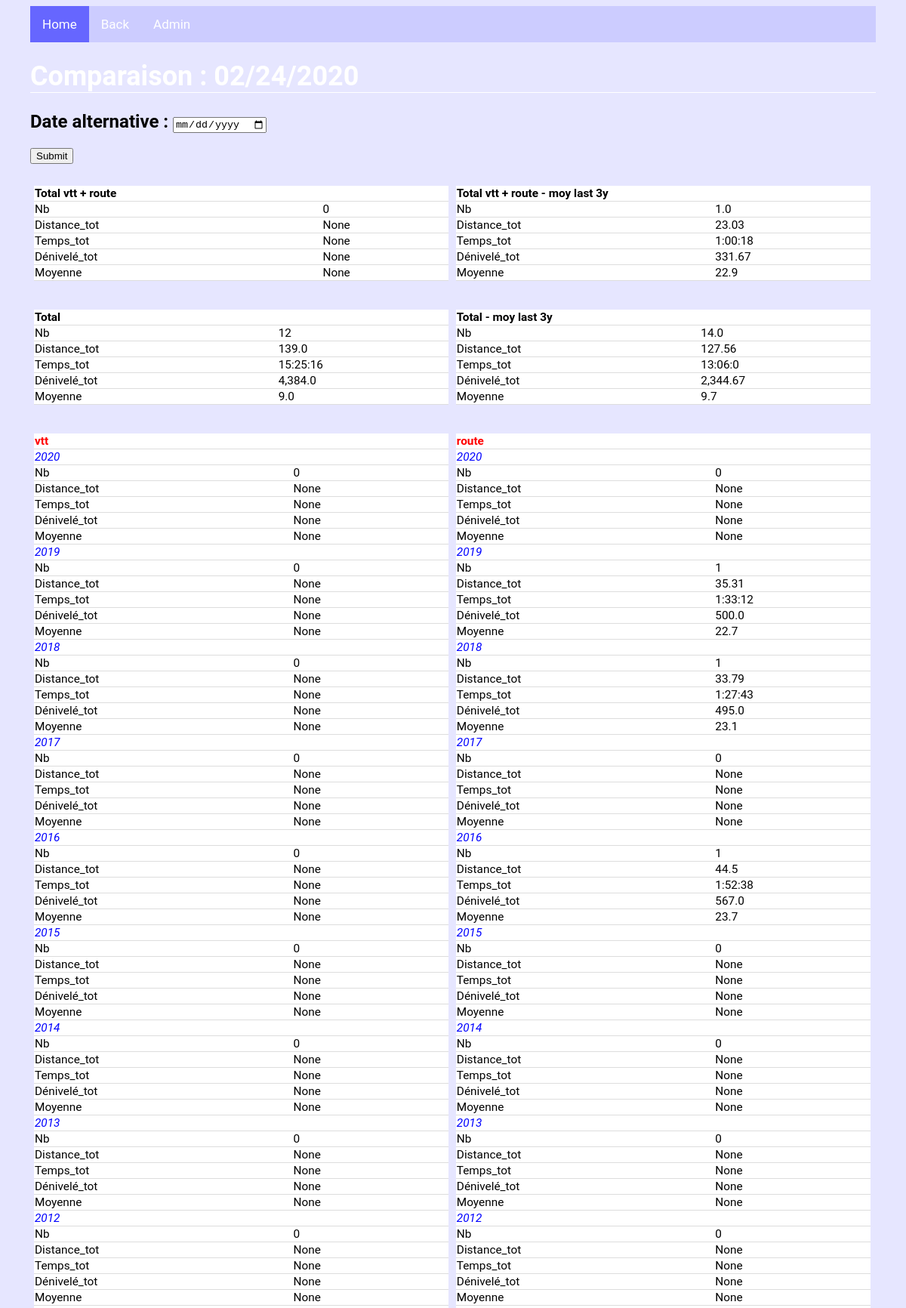
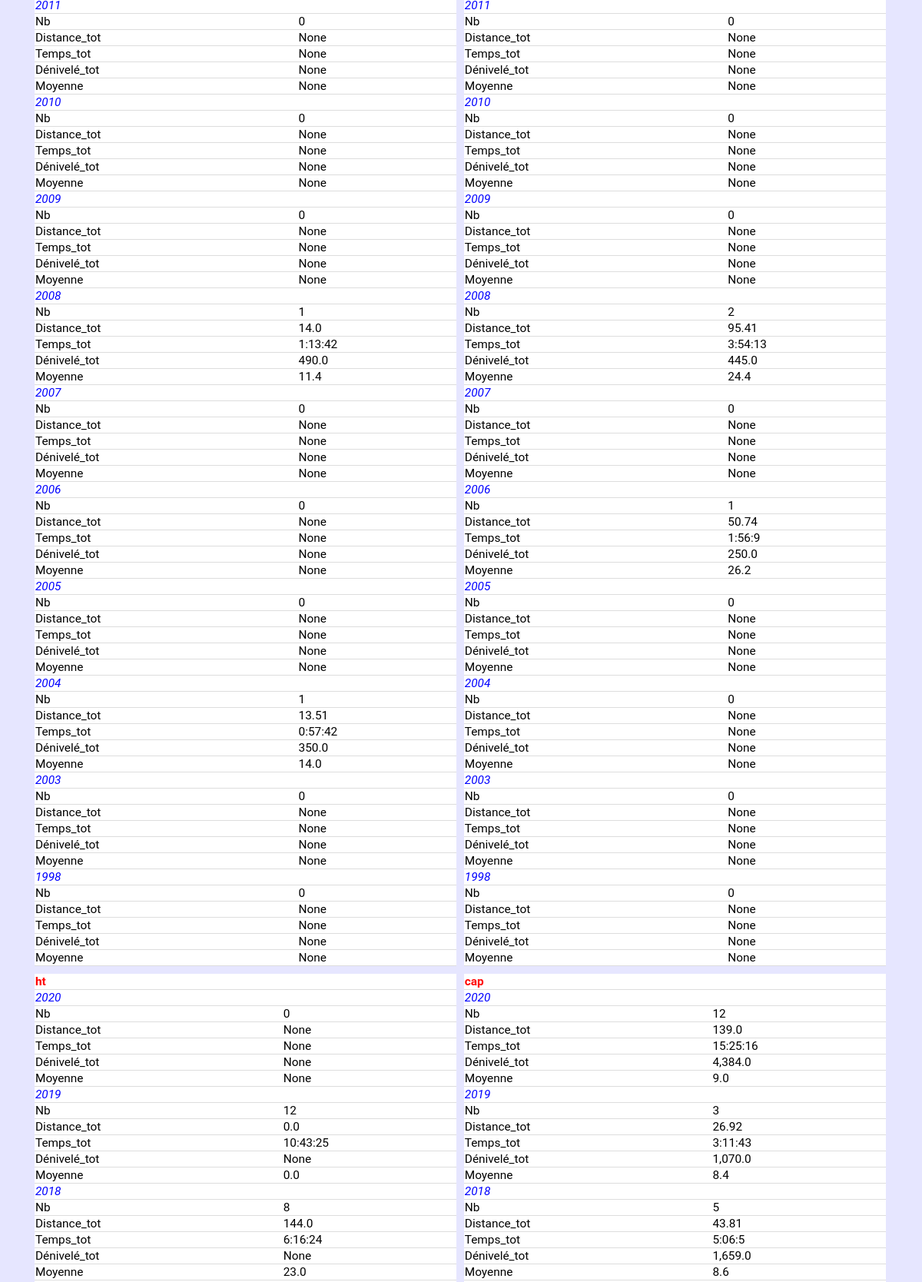
The app's page /biketours/stat/comp/ (upper part) with its own data (2 pictures, top to bottom).
### biketours/models.py (models this page shows, shortened)
class Type(models.Model):
    Type = models.CharField(max_length=250, default=None)
    Descriptif = models.CharField(max_length=1000, default=None, blank=True, null=True)

### biketours/views.py (the view)
def stat_comp(request):
    if request.method == "POST": # au moment du renvoi du formulaire
        dt = request.POST["alt_date"]
        dt = datetime.datetime.strptime(dt, "%Y-%m-%d")
        stat_comp = comp_anyday(dt)
        stat_comp_all = comp_anyday(dt, restr=False)
    else: # au moment du 1er appel de la view
        stat_comp = comp_today()
        stat_comp_all = comp_today(restr=False)
        dt=stat_comp["dt"]
    stat_comp_act_y = dict()
    for t in Type.objects.values_list("pk", flat=True) :
        tours = BikeTour.objects.filter(Type=t).values_list('id', flat=True).order_by('id')
        data_comp_y = stat_comp["data"].filter(Refparcours__in = tours)
        tmp=dict()
        for y in Perfo.objects.dates("Date", "year", order="DESC") :
                data_comp_act_y = data_comp_y.filter(Date__year=y.year)
                tmp[y.year]= agrperfo(data_comp_act_y, stat="sum")
                stat_comp_act_y[Type.objects.get(pk=t).Type] = tmp
    context = {
               "dt":dt,
               "stat_comp_act":stat_comp["act"],
               "stat_comp_act_last":stat_comp["last"],
               "stat_comp_all_act":stat_comp_all["act"],
               "stat_comp_all_act_last":stat_comp_all["last"],
               "stat_comp_act_y":stat_comp_act_y
               }
    return render(request, "biketours/stat_comp.html", context)

### biketours/views.py (called while the page is built)
def fmt_dct(k, v):  # formatage des résultats agrégés (Nb, Distance_totale/moy, Temps_total/moy, Dénivelé_total/moy)
    if v is None:
        return(v)
    elif re.search("Nb", k) and v is not None:
        return(round(v,0))
    elif re.search("Moy", k) and v is not None:
        return(round(v,1))
    elif (re.search("Distance",k) or re.search("Dénivelé", k)) and v is not None:
        return(format(round(v,2), ","))
    elif re.search("Temps",k) and v is not None:
        s = v.total_seconds()
        hours = s // 3600
        minutes = (s % 3600) // 60
        seconds = s % 60
        return(str(int(hours))+ ":" + str(int(minutes)).zfill(2) + ":" + str(int(seconds))).zfill(2)

def v_moy(qset, suffix): # suffix à introduire manuellement (string)
    if (qset["Distance"+suffix] is None or qset["Temps"+suffix] is None) :
        vmoy=None
    else :
        vmoy=qset["Distance"+suffix]/qset["Temps"+suffix].total_seconds()*3600
    return(vmoy)

def comp_anyday(dt, restr=True): # comparaison à la date dt
    flt=Q(Date__month__lt=dt.month)|(Q(Date__day__lte=dt.day)&Q(Date__month=dt.month))
    data_comp = Perfo.objects.filter(flt)
    if restr:
        tours = BikeTour.objects.filter(Type__in=[1, 2]).values_list('id', flat=True)
    else:
        tours = BikeTour.objects.values_list('id', flat=True)
    stat_comp_act=agrperfo(data_comp.filter(Q(Date__year=dt.year)&Q(Refparcours__in = tours)), stat="sum")
    stat_comp_act_last=agrperfo(data_comp.filter(Q(Date__year__gte=(dt.year-3))&Q(Date__year__lt=dt.year)&Q(Refparcours__in = tours)), stat="avg_sub",  div=3)
    stat_comp = {"dt":dt,
                 "act":stat_comp_act,
                 "last":stat_comp_act_last,
                 "data":data_comp}
    return(stat_comp)

def comp_today(restr=True): # comparaison à la date actuelle
    dt=datetime.date.today()
    stat_comp=comp_anyday(dt=dt, restr=restr)
    return(stat_comp)

### biketours/templates/biketours/stat_comp.html (shortened to what this page needs)
{% extends 'biketours/base.html' %}
{% block content %}
<h1> Comparaison : {{dt|date:"SHORT_DATE_FORMAT" }} </h1>
<form method="POST">{% csrf_token %}
    <h2>Date alternative : <input type="date"  name='alt_date' ></h2>
    <button type="submit">Submit</button>
</form>
{% if stat_comp_act %}
<div class="row">
	<div class="col_2">
	<table>
		<tr>
			<th colspan="2">Total vtt + route</th>
		</tr>
		{% for k,v in stat_comp_act.items %}
		<tr>
			<td>{{k}} </td>
			<td>{{v}} </td>
		</tr>
		{% endfor %}
	</table>
	</div>
	<div class="col_2">
	<table>
		<tr>
			<th colspan="2">Total vtt + route - moy last 3y</th>
		</tr>
		{% for k,v in stat_comp_act_last.items %}
		<tr>
			<td>{{k}} </td>
			<td>{{v}} </td>
		</tr>
		{% endfor %}
	</table>
	</div>
</div>
<div class="row">
	<div class="col_2">
	<table>
		<tr>
			<th colspan="2">Total</th>
		</tr>
		{% for k,v in stat_comp_all_act.items %}
		<tr>
			<td>{{k}} </td>
			<td>{{v}} </td>
		</tr>
		{% endfor %}
	</table>
	</div>
	<div class="col_2">
	<table>
		<tr>
			<th colspan="2">Total - moy last 3y</th>
		</tr>
		{% for k,v in stat_comp_all_act_last.items %}
		<tr>
			<td>{{k}} </td>
			<td>{{v}} </td>
		</tr>
		{% endfor %}
	</table>
	</div>
</div>
	<div class="row">
	{% for a,b in stat_comp_act_y.items %}
	<div class="col_2">
	<table>
		<tr>
			<th class="title1", colspan="2">{{a}} </td>
		</tr>
		{% for c, d in b.items %}
		<tr>
			<td class="title2", colspan="2">{{c}} </td>
		</tr>
			{% for e, f in d.items %}
			<tr>
				<td>{{e}} </td>
				<td>{{f}} </td>
			</tr>
			{% endfor %}
		{% endfor %}
	</table>
	</div>
	{% endfor %}
	</div>
{% else %}
	<h1> Ils sont où les liens ? .... </h1>
{% endif %}
{% endblock %}

### biketours/static/biketours/mystyle.css (style rules this page uses)
table { width: 100%; border-bottom: 1px solid #ddd; border-collapse: collapse; text-align: left; background-color: white; font-size:80%; table-layout: auto; }
th, td { border-bottom: 1px solid #ddd; border-collapse: collapse; text-align: left; background-color: white; font-size:80%; }
h1 { color: white; font-size:150%; border-bottom: 1px solid white; }
h2 { color: black; font-size:100%; }
.col_2 { float:left; width:49%; padding:5px; }
.row:after { content:""; display:table; clear:both; }
.title1 { color: red; font-weight: bold; }
.title2 { color: blue; font-style: italic; }

### records on screen
Type: stat_comp_act_y "vtt"
Type: stat_comp_act_y "route"
Type: stat_comp_act_y "ht"
Type: stat_comp_act_y "cap"

### other values on screen
{{ dt|date:"SHORT_DATE_FORMAT" }} "02/24/2020"
{{ k }} "Nb" "Distance_tot" "Temps_tot" "Dénivelé_tot" "Moyenne"
{{ v }} "0" "None" "None" "None" "None"
{{ v }} "1.0" "23.03" "1:00:18" "331.67" "22.9"
{{ v }} "12" "139.0" "15:25:16" "4,384.0" "9.0"
{{ v }} "14.0" "127.56" "13:06:0" "2,344.67" "9.7"
{{ c }} "2020" "2019" "2018" "2017" "2016" "2015" "2014" "2013" "2012" "2011" "2010" "2009" "2008" "2007" "2006" "2005" "2004" "2003" "1998" "2020" "2019" "2018" "2017" "2016" "2015" "2014" "2013" "2012" "2011" "2010" "2009" "2008" "2007" "2006" "2005" "2004" "2003" "1998" "2020" "2019" "2018" "2020" "2019" "2018"
{{ e }} "Nb" "Distance_tot" "Temps_tot" "Dénivelé_tot" "Moyenne" "Nb" "Distance_tot" "Temps_tot" "Dénivelé_tot" "Moyenne" "Nb" "Distance_tot" "Temps_tot" "Dénivelé_tot" "Moyenne" "Nb" "Distance_tot" "Temps_tot" "Dénivelé_tot" "Moyenne" "Nb" "Distance_tot" "Temps_tot" "Dénivelé_tot" "Moyenne" "Nb" "Distance_tot" "Temps_tot" "Dénivelé_tot" "Moyenne" "Nb" "Distance_tot" "Temps_tot" "Dénivelé_tot" "Moyenne" "Nb" "Distance_tot" "Temps_tot" "Dénivelé_tot" "Moyenne" "Nb" "Distance_tot" "Temps_tot" "Dénivelé_tot" "Moyenne" "Nb" "Distance_tot" "Temps_tot" "Dénivelé_tot" "Moyenne" "Nb" "Distance_tot" "Temps_tot" "Dénivelé_tot" "Moyenne" "Nb" "Distance_tot" "Temps_tot" "Dénivelé_tot" "Moyenne" "Nb" "Distance_tot" "Temps_tot" "Dénivelé_tot" "Moyenne" "Nb" "Distance_tot" "Temps_tot" "Dénivelé_tot" "Moyenne" "Nb" "Distance_tot" "Temps_tot" "Dénivelé_tot" "Moyenne" "Nb" "Distance_tot" "Temps_tot" "Dénivelé_tot" "Moyenne" "Nb" "Distance_tot" "Temps_tot" "Dénivelé_tot" "Moyenne" "Nb" "Distance_tot" "Temps_tot" "Dénivelé_tot" "Moyenne" "Nb" "Distance_tot" "Temps_tot" "Dénivelé_tot" "Moyenne" "Nb" "Distance_tot" "Temps_tot" "Dénivelé_tot" "Moyenne" "Nb" "Distance_tot" "Temps_tot" "Dénivelé_tot" "Moyenne" "Nb" "Distance_tot" "Temps_tot" "Dénivelé_tot" "Moyenne" "Nb" "Distance_tot" "Temps_tot" "Dénivelé_tot" "Moyenne" "Nb" "Distance_tot" "Temps_tot" "Dénivelé_tot" "Moyenne" "Nb" "Distance_tot" "Temps_tot" "Dénivelé_tot" "Moyenne" "Nb" "Distance_tot" "Temps_tot" "Dénivelé_tot" "Moyenne" "Nb" "Distance_tot" "Temps_tot" "Dénivelé_tot" "Moyenne" "Nb" "Distance_tot" "Temps_tot" "Dénivelé_tot" "Moyenne" "Nb" "Distance_tot" "Temps_tot" "Dénivelé_tot" "Moyenne" "Nb" "Distance_tot" "Temps_tot" "Dénivelé_tot" "Moyenne" "Nb" "Distance_tot" "Temps_tot" "Dénivelé_tot" "Moyenne" "Nb" "Distance_tot" "Temps_tot" "Dénivelé_tot" "Moyenne" "Nb" "Distance_tot" "Temps_tot" "Dénivelé_tot" "Moyenne" "Nb" "Distance_tot" "Temps_tot" "Dénivelé_tot" "Moyenne" "Nb" "Distance_tot" "Temps_tot" "Dénivelé_tot" "Moyenne" "Nb" "Distance_tot" "Temps_tot" "Dénivelé_tot" "Moyenne" "Nb" "Distance_tot" "Temps_tot" "Dénivelé_tot" "Moyenne" "Nb" "Distance_tot" "Temps_tot" "Dénivelé_tot" "Moyenne" "Nb" "Distance_tot" "Temps_tot" "Dénivelé_tot" "Moyenne" "Nb" "Distance_tot" "Temps_tot" "Dénivelé_tot" "Moyenne" "Nb" "Distance_tot" "Temps_tot" "Dénivelé_tot" "Moyenne" "Nb" "Distance_tot" "Temps_tot" "Dénivelé_tot" "Moyenne" "Nb" "Distance_tot" "Temps_tot" "Dénivelé_tot" "Moyenne" "Nb" "Distance_tot" "Temps_tot" "Dénivelé_tot" "Moyenne"
{{ f }} "0" "None" "None" "None" "None" "0" "None" "None" "None" "None" "0" "None" "None" "None" "None" "0" "None" "None" "None" "None" "0" "None" "None" "None" "None" "0" "None" "None" "None" "None" "0" "None" "None" "None" "None" "0" "None" "None" "None" "None" "0" "None" "None" "None" "None" "0" "None" "None" "None" "None" "0" "None" "None" "None" "None" "0" "None" "None" "None" "None" "1" "14.0" "1:13:42" "490.0" "11.4" "0" "None" "None" "None" "None" "0" "None" "None" "None" "None" "0" "None" "None" "None" "None" "1" "13.51" "0:57:42" "350.0" "14.0" "0" "None" "None" "None" "None" "0" "None" "None" "None" "None" "0" "None" "None" "None" "None" "1" "35.31" "1:33:12" "500.0" "22.7" "1" "33.79" "1:27:43" "495.0" "23.1" "0" "None" "None" "None" "None" "1" "44.5" "1:52:38" "567.0" "23.7" "0" "None" "None" "None" "None" "0" "None" "None" "None" "None" "0" "None" "None" "None" "None" "0" "None" "None" "None" "None" "0" "None" "None" "None" "None" "0" "None" "None" "None" "None" "0" "None" "None" "None" "None" "2" "95.41" "3:54:13" "445.0" "24.4" "0" "None" "None" "None" "None" "1" "50.74" "1:56:9" "250.0" "26.2" "0" "None" "None" "None" "None" "0" "None" "None" "None" "None" "0" "None" "None" "None" "None" "0" "None" "None" "None" "None" "0" "None" "None" "None" "None" "12" "0.0" "10:43:25" "None" "0.0" "8" "144.0" "6:16:24" "None" "23.0" "12" "139.0" "15:25:16" "4,384.0" "9.0" "3" "26.92" "3:11:43" "1,070.0" "8.4" "5" "43.81" "5:06:5" "1,659.0" "8.6"
